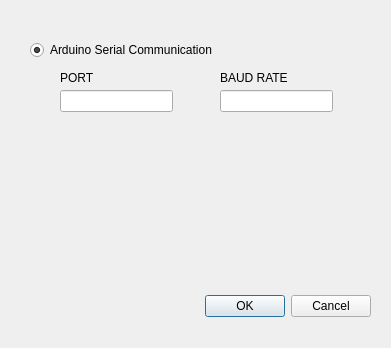
<?xml version="1.0" encoding="UTF-8"?>
<ui version="4.0">
 <class>FPGADialog</class>
 <widget class="QDialog" name="FPGADialog">
  <property name="geometry">
   <rect>
    <x>0</x>
    <y>0</y>
    <width>391</width>
    <height>348</height>
   </rect>
  </property>
  <property name="windowTitle">
   <string>Dialog</string>
  </property>
  <widget class="QDialogButtonBox" name="buttonBox">
   <property name="geometry">
    <rect>
     <x>30</x>
     <y>290</y>
     <width>341</width>
     <height>32</height>
    </rect>
   </property>
   <property name="orientation">
    <enum>Qt::Horizontal</enum>
   </property>
   <property name="standardButtons">
    <set>QDialogButtonBox::Cancel|QDialogButtonBox::Ok</set>
   </property>
  </widget>
  <widget class="QLineEdit" name="lineEdit">
   <property name="geometry">
    <rect>
     <x>60</x>
     <y>90</y>
     <width>113</width>
     <height>22</height>
    </rect>
   </property>
  </widget>
  <widget class="QLabel" name="label">
   <property name="geometry">
    <rect>
     <x>60</x>
     <y>70</y>
     <width>55</width>
     <height>16</height>
    </rect>
   </property>
   <property name="text">
    <string>PORT</string>
   </property>
  </widget>
  <widget class="QLabel" name="label_2">
   <property name="geometry">
    <rect>
     <x>220</x>
     <y>70</y>
     <width>81</width>
     <height>16</height>
    </rect>
   </property>
   <property name="text">
    <string>BAUD RATE</string>
   </property>
  </widget>
  <widget class="QLineEdit" name="lineEdit_2">
   <property name="geometry">
    <rect>
     <x>220</x>
     <y>90</y>
     <width>113</width>
     <height>22</height>
    </rect>
   </property>
  </widget>
  <widget class="QLabel" name="label_3">
   <property name="geometry">
    <rect>
     <x>50</x>
     <y>40</y>
     <width>181</width>
     <height>16</height>
    </rect>
   </property>
   <property name="text">
    <string/>
   </property>
  </widget>
  <widget class="QRadioButton" name="radioButton">
   <property name="enabled">
    <bool>true</bool>
   </property>
   <property name="geometry">
    <rect>
     <x>30</x>
     <y>40</y>
     <width>221</width>
     <height>20</height>
    </rect>
   </property>
   <property name="text">
    <string>Arduino Serial Communication</string>
   </property>
   <property name="checked">
    <bool>true</bool>
   </property>
  </widget>
 </widget>
 <resources/>
 <connections>
  <connection>
   <sender>buttonBox</sender>
   <signal>accepted()</signal>
   <receiver>FPGADialog</receiver>
   <slot>accept()</slot>
   <hints>
    <hint type="sourcelabel">
     <x>248</x>
     <y>254</y>
    </hint>
    <hint type="destinationlabel">
     <x>157</x>
     <y>274</y>
    </hint>
   </hints>
  </connection>
  <connection>
   <sender>buttonBox</sender>
   <signal>rejected()</signal>
   <receiver>FPGADialog</receiver>
   <slot>reject()</slot>
   <hints>
    <hint type="sourcelabel">
     <x>316</x>
     <y>260</y>
    </hint>
    <hint type="destinationlabel">
     <x>286</x>
     <y>274</y>
    </hint>
   </hints>
  </connection>
 </connections>
</ui>
